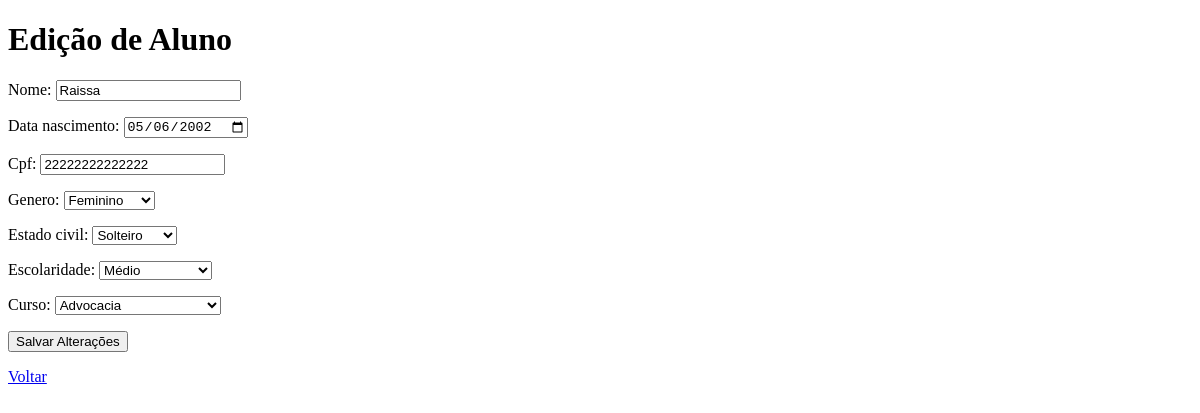
The app's page /editar_aluno/2/, older data.
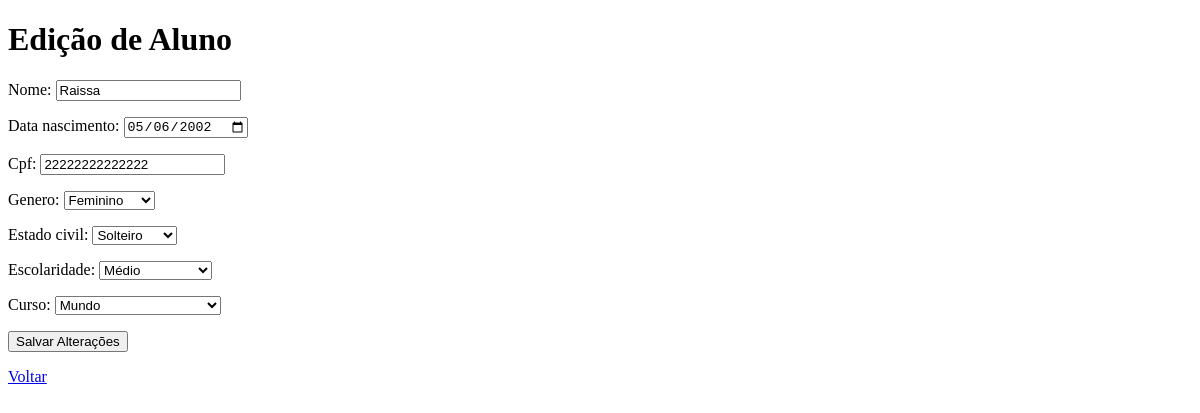
The same page, newer data.
### academico/models.py (models this page shows, shortened)
class Aluno(models.Model):
    nome = models.CharField(max_length=100)
    data_nascimento = models.DateField()
    cpf = models.CharField(max_length=14, unique=True)
    genero = models.CharField(max_length=2, choices=GENERO_CHOICES)
    estado_civil = models.CharField(
        max_length=30, choices=ESTADO_CIVIL_CHOICES)
    escolaridade = models.CharField(
        max_length=50, choices=ESCOLARIDADE_CHOICES)
    curso = models.ForeignKey(Curso, on_delete=models.CASCADE)

class Curso(models.Model):
    nome = models.CharField(max_length=100)
    def __str__(self):
        return self.nome

### academico/views.py (the view)
# urls.py: path('editar_aluno/<int:id>/', views.editar_aluno, name='editar_aluno'),
def editar_aluno(request, id):
    try:
        aluno = Aluno.objects.get(id=id)
    except:
        return redirect('alunos')
    if request.method == 'POST':
        form = AlunoForm(request.POST, instance=aluno)
        if form.is_valid():
            form.save()
            return redirect('alunos')
    form = AlunoForm(instance=aluno)
    dados = {
        'form': form,
        'aluno': aluno,
    }
    return render(request, 'academico/editar_aluno.html', dados)

### academico/forms.py
class AlunoForm(forms.ModelForm):
    data_nascimento = forms.DateField(
        widget=forms.DateInput(attrs={'type': 'date'}, format='%Y-%m-%d'),
        input_formats=['%Y-%m-%d']
    )
    class Meta:
        model = Aluno  # Aqui vamos dizer qual modelo esse formulário vai usar
        fields = ['nome', 'data_nascimento', 'cpf', 'genero',
                  'estado_civil', 'escolaridade', 'curso']
        widgets = {
            'nome': forms.TextInput(attrs={'class': 'form-control'}),
            'data_nascimento': forms.DateInput(attrs={'class': 'form-control'}),
            'cpf': forms.TextInput(attrs={'maxlength': '14','class': 'form-control'}),
            'genero': forms.Select(attrs={'class': 'form-control'}),
            'estado_civil': forms.Select(attrs={'class': 'form-control'}),
            'escolaridade': forms.Select(attrs={'class': 'form-control'}),
            'curso': forms.Select(attrs={'class': 'form-control'}),
        }

### academico/templates/academico/editar_aluno.html (shortened to what this page needs)
<!DOCTYPE html>
<html lang="pt-BR">
    <head>
    </head>
    <body>
        <h1>Edição de Aluno</h1>
        <form method="post">
            {{ form.as_p }}
            <button type="submit">Salvar Alterações</button>
            <p><a href="{% url 'alunos' %}"> Voltar</a></p>
        </form>
    </body>
</html>

Row changes from the older to the newer data that the page shows:
changed Aluno "Feminino": curso "Advocacia" → "Mundo"
